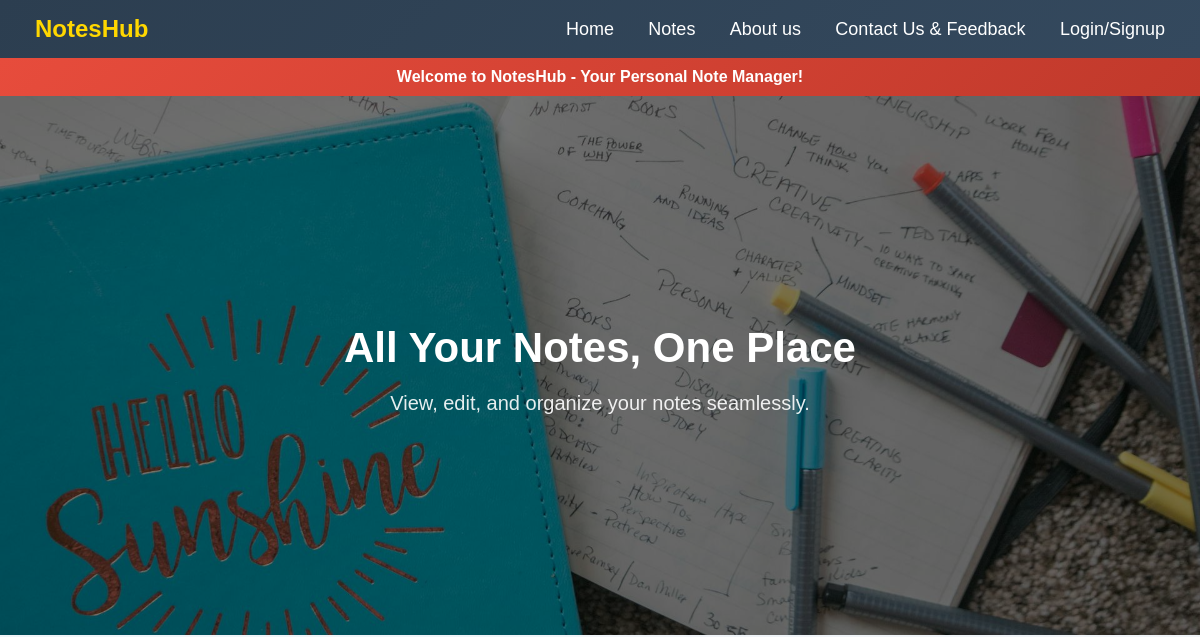
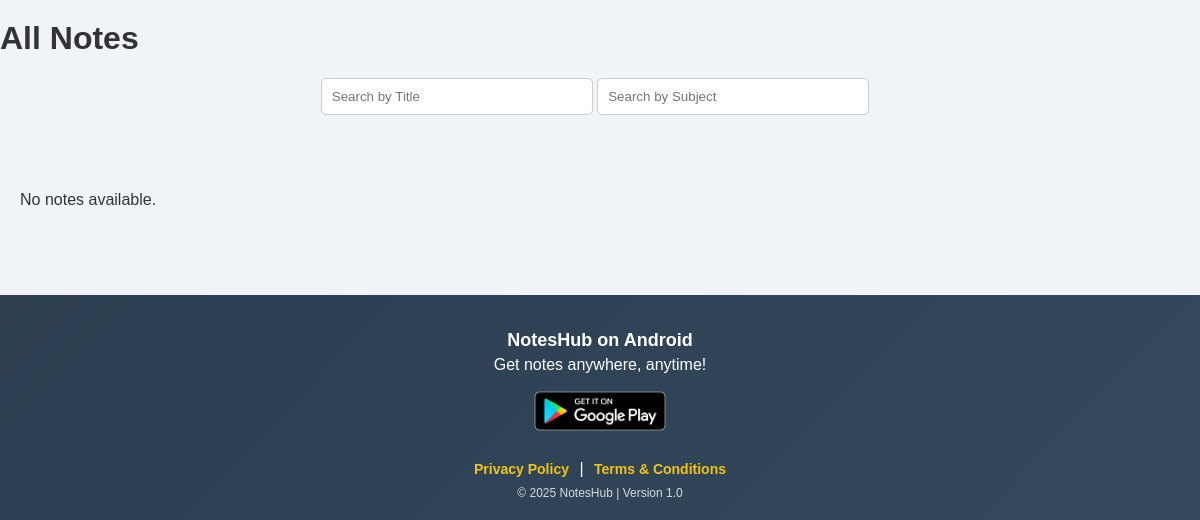
Page /allnotes.php on the earlier database version (2 pictures, top to bottom).
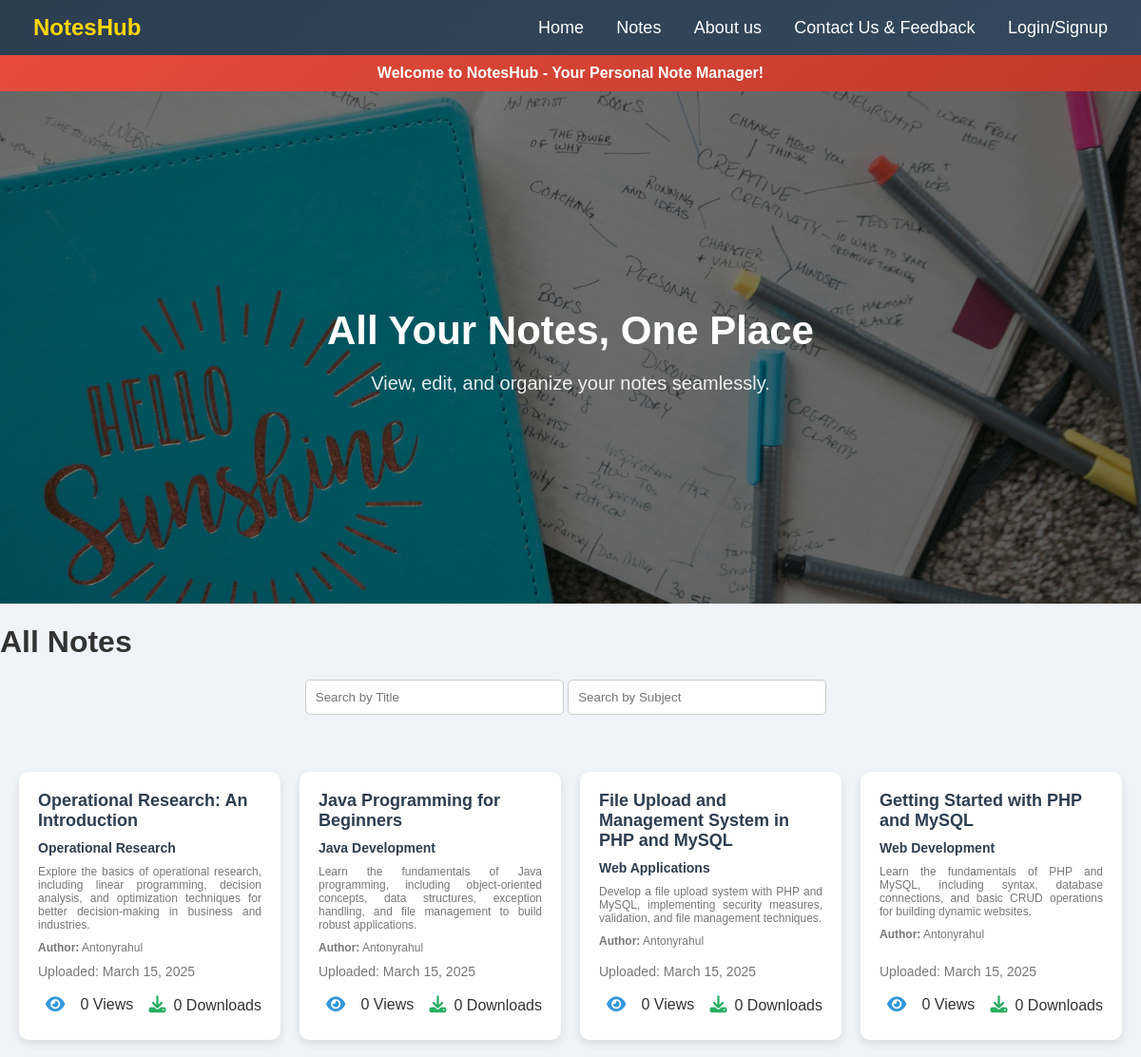
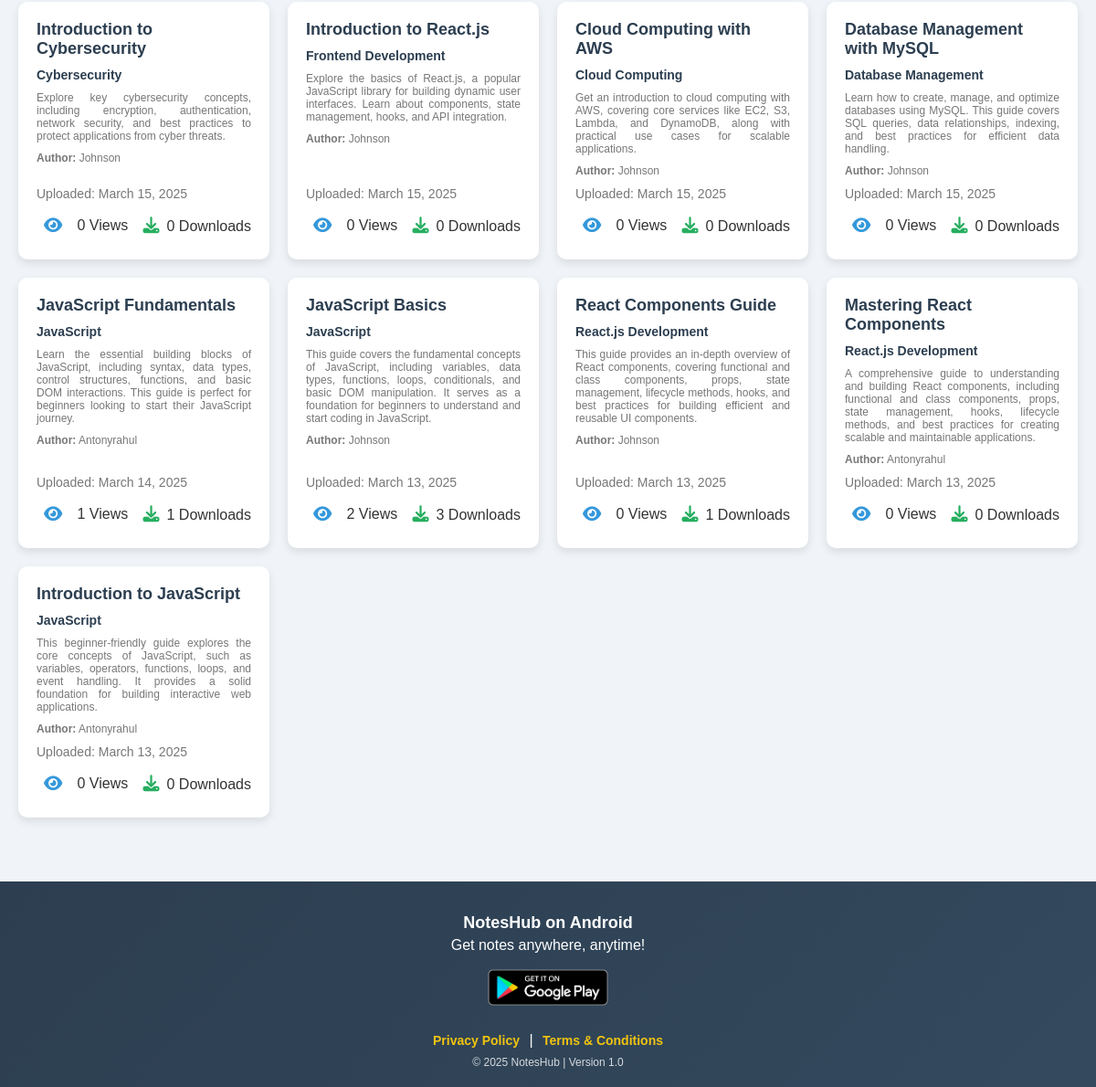
Same page on the later database version (2 pictures, top to bottom).
### tables this page shows
CREATE TABLE `notes` (
  `id` int(11) NOT NULL,
  `user_id` int(11) NOT NULL,
  `notes_title` varchar(255) NOT NULL,
  `notes_subject` varchar(255) NOT NULL,
  `description` text NOT NULL,
  `pdf` varchar(255) DEFAULT NULL,
  `view_count` int(11) DEFAULT 0,
  `dwnld_count` int(11) DEFAULT 0,
  `created_at` timestamp NOT NULL DEFAULT current_timestamp(),
  `download_count` int(11) DEFAULT 0
);

CREATE TABLE `users` (
  `id` int(11) NOT NULL,
  `username` varchar(50) NOT NULL,
  `email` varchar(100) NOT NULL,
  `password` varchar(255) NOT NULL,
  `profile_picture` varchar(255) DEFAULT NULL
);

### allnotes.php (the view, shortened to what this page needs)
<?php
include './db/db.php';
$uploadBasePath = "http://localhost/noteshub/userpannel/uploads/";
$sql = "SELECT * FROM notes ORDER BY created_at DESC";
if (isset($_GET['search'])) {
    $searchQuery = mysqli_real_escape_string($conn, $_GET['search']);
    $sql = "SELECT notes.*, users.username
            FROM notes
            JOIN users ON notes.user_id = users.id
            WHERE notes.notes_subject LIKE '%$searchQuery%'
            ORDER BY notes.created_at DESC";
} else {
    $sql = "SELECT notes.*, users.username
            FROM notes
            JOIN users ON notes.user_id = users.id
            ORDER BY notes.created_at DESC";
}
$result = mysqli_query($conn, $sql);
?>
<!DOCTYPE html>
<html lang="en">
<head>
    <link rel="stylesheet" href="https://cdnjs.cloudflare.com/ajax/libs/font-awesome/6.5.0/css/all.min.css">
</head>
<body>
    <div class="navbar">
        <div class="logo"><a href="./admin/login.php">NotesHub</a></div>
        <div>
            <a href="./index.php">Home</a>
            <a href="./allnotes.php">Notes</a>
            <a href="./aboutus.php">About us</a>
            <a href="./contact.php">Contact Us & Feedback</a>
            <a href="./userpannel/userlogin.php">Login/Signup</a>
        </div>
    </div>
    <div class="notification">
        Welcome to NotesHub - Your Personal Note Manager!
    </div>
    <div class="hero">
        <h1>All Your Notes, One Place</h1>
        <p>View, edit, and organize your notes seamlessly.</p>
    </div>
    <div class="notes-title">
        <h1>All Notes</h1>
    </div>
    <div style="text-align: center; margin: 20px;">
        <input type="text" id="searchTitle" placeholder="Search by Title" onkeyup="filterNotes()" style="padding: 10px; width: 250px; border-radius: 5px; border: 1px solid #ccc;">
        <input type="text" id="searchSubject" placeholder="Search by Subject" onkeyup="filterNotes()" style="padding: 10px; width: 250px; margin-right: 10px; border-radius: 5px; border: 1px solid #ccc;">
    </div>
    <div class="notes-container">
        <?php
        if (mysqli_num_rows($result) > 0) {
            while ($row = mysqli_fetch_assoc($result)) {
                $filePath = $uploadBasePath . basename($row['pdf']);
                echo '<div class="note-card">
                <div class="note-details">
                    <div class="note-title">' . htmlspecialchars($row['notes_title']) . '</div>
                    <div class="note-subtitle">' . htmlspecialchars($row['notes_subject']) . '</div>
                     <div class="note-description">' . htmlspecialchars($row['description']) . '</div>
                     <div class="note-description"><strong>Author:</strong> ' . htmlspecialchars($row['username']) . ' </div>
                </div>
                <div class="note-meta">Uploaded: ' . date('F j, Y', strtotime($row['created_at'])) . '</div>
                <div class="note-actions">
                    <i class="fas fa-eye icon-btn" style="color: #3498db;"
           onclick="increaseViewCount(' . $row['id'] . '); openPdfModal(\'' . $filePath . '\')"></i>
        ' . htmlspecialchars($row['view_count']) . ' Views
                    <a href="update_download_count.php?id=' . $row['id'] . '">
                        <i class="fas fa-download icon-btn" style="color: #27ae60;"></i>' . htmlspecialchars($row['dwnld_count']) . ' Downloads
                    </a>
                </div>
              </div>';
            }
        } else {
            echo "<p>No notes available.</p>";
        }
        ?>
    </div>
    <div class="footer">
        <h2>NotesHub on Android</h2>
        <p>Get notes anywhere, anytime!</p>
        <a href="#">
            <img src="./assets/images/image.png" alt="Google Play">
        </a>
        <div class="footer-links">
            <a href="#">Privacy Policy</a>
            <span>|</span>
            <a href="#">Terms & Conditions</a>
        </div>
        <p class="version">© 2025 NotesHub | Version 1.0</p>
    </div>
</body>
</html>

Differences in the rows shown:
added notes: notes_title "Operational Research: An Introduction", notes_subject "Operational Research", description "Explore the basics of operational research, including linear programming, decision analysis, and optimization techniques for better decision-making in business and industries.", user.username "Antonyrahul", created_at "March 15, 2025", view_count "0", dwnld_count "0"
added notes: notes_title "Java Programming for Beginners", notes_subject "Java Development", description "Learn the fundamentals of Java programming, including object-oriented concepts, data structures, exception handling, and file management to build robust applications.", user.username "Antonyrahul", created_at "March 15, 2025", view_count "0", dwnld_count "0"
added notes: notes_title "File Upload and Management System in PHP and MySQL", notes_subject "Web Applications", description "Develop a file upload system with PHP and MySQL, implementing security measures, validation, and file management techniques.", user.username "Antonyrahul", created_at "March 15, 2025", view_count "0", dwnld_count "0"
added notes: notes_title "Getting Started with PHP and MySQL", notes_subject "Web Development", description "Learn the fundamentals of PHP and MySQL, including syntax, database connections, and basic CRUD operations for building dynamic websites.", user.username "Antonyrahul", created_at "March 15, 2025", view_count "0", dwnld_count "0"
added notes: notes_title "Introduction to Cybersecurity", notes_subject "Cybersecurity", description "Explore key cybersecurity concepts, including encryption, authentication, network security, and best practices to protect applications from cyber threats.", user.username "Johnson", created_at "March 15, 2025", view_count "0", dwnld_count "0"
added notes: notes_title "Introduction to React.js", notes_subject "Frontend Development", description "Explore the basics of React.js, a popular JavaScript library for building dynamic user interfaces. Learn about components, state management, hooks, and API integration.", user.username "Johnson", created_at "March 15, 2025", view_count "0", dwnld_count "0"
added notes: notes_title "Cloud Computing with AWS", notes_subject "Cloud Computing", description "Get an introduction to cloud computing with AWS, covering core services like EC2, S3, Lambda, and DynamoDB, along with practical use cases for scalable applications.", user.username "Johnson", created_at "March 15, 2025", view_count "0", dwnld_count "0"
added notes: notes_title "Database Management with MySQL", notes_subject "Database Management", description "Learn how to create, manage, and optimize databases using MySQL. This guide covers SQL queries, data relationships, indexing, and best practices for efficient data handling.", user.username "Johnson", created_at "March 15, 2025", view_count "0", dwnld_count "0"
added notes: notes_title "JavaScript Fundamentals", notes_subject "JavaScript", description "Learn the essential building blocks of JavaScript, including syntax, data types, control structures, functions, and basic DOM interactions. This guide is perfect for beginners looking to start their JavaScript journey.", user.username "Antonyrahul", created_at "March 14, 2025", view_count "1", dwnld_count "1"
added notes: notes_title "JavaScript Basics", notes_subject "JavaScript", description "This guide covers the fundamental concepts of JavaScript, including variables, data types, functions, loops, conditionals, and basic DOM manipulation. It serves as a foundation for beginners to understand and start coding in JavaScript.", user.username "Johnson", created_at "March 13, 2025", view_count "2", dwnld_count "3"
added notes: notes_title "React Components Guide", notes_subject "React.js Development", description "This guide provides an in-depth overview of React components, covering functional and class components, props, state management, lifecycle methods, hooks, and best practices for building efficient and reusable UI components.", user.username "Johnson", created_at "March 13, 2025", view_count "0", dwnld_count "1"
now on this page (row edited): notes: notes_title "Mastering React Components", notes_subject "React.js Development", description "A comprehensive guide to understanding and building React components, including functional and class components, props, state management, hooks, lifecycle methods, and best practices for creating scalable and maintainable applications.", user.username "Antonyrahul", created_at "March 13, 2025", view_count "0", dwnld_count "0"
now on this page (row edited): notes: notes_title "Introduction to JavaScript", notes_subject "JavaScript", description "This beginner-friendly guide explores the core concepts of JavaScript, such as variables, operators, functions, loops, and event handling. It provides a solid foundation for building interactive web applications.", user.username "Antonyrahul", created_at "March 13, 2025", view_count "0", dwnld_count "0"
Other differences:
text no longer shown: "No notes available."
